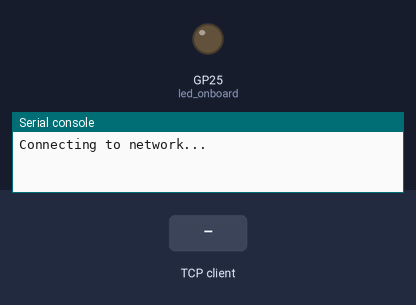
Simulated run of this program. Board: Raspberry Pi Pico running MicroPython. On the bench: output pins drawn as LEDs (lit = HIGH), the last lines printed to the serial console. Inputs (shaded band) come from the test bench. WiFi joins after 1.5 s; one TCP client connects 1 s after the port opens and stays connected; threads take turns every 2 ms.

Above: at 0.11 s.
At 2.7 s:
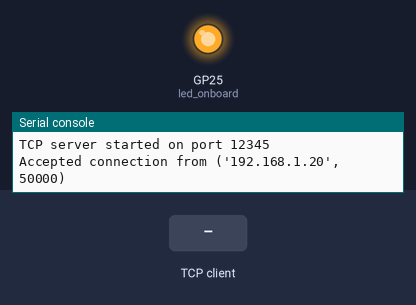
2.8 s: the TCP client sends "1"
4.3 s: the TCP client sends "on"
5.8 s: the TCP client sends "off"
Timing chart, 0 to 8.8 s (numbered marks = the images above; inputs shaded):
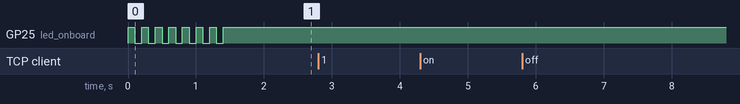

The program:

06_RP_WiFi_TCP_Server.py
```python
import machine
import network
import time
import usocket as socket
import _thread as thread

led_onboard = machine.Pin('LED', machine.Pin.OUT)
ssid = "DDTSW_Classroom_1"
password = "11111111"
server_port = 12345  # TCP Server Port No.

def wifi_connect():
    wlan = network.WLAN(network.STA_IF)
    wlan.active(True)

    if not wlan.isconnected():
        print("Connecting to network...")
        wlan.connect(ssid, password)

        while not wlan.isconnected():
            led_onboard.toggle()
            time.sleep_ms(100)

        print(f"Connected to {ssid} successfully!")
        print('Network Config :', wlan.ifconfig())
        led_onboard.value(1)
        return True
    else:
        print("Already connected to network:", wlan.ifconfig())
        return True

def handle_client(client_socket):
    while True:
        try:
            data = client_socket.recv(1024)
            if not data:
                break
            print("Received data:", data.decode('utf-8'))
            # time.sleep_ms(1)
        except Exception as e:
            print("Error:", e)
            break
    client_socket.close()

def main():
    if wifi_connect():
        server_socket = socket.socket(socket.AF_INET, socket.SOCK_STREAM)
        server_socket.bind(('0.0.0.0', server_port))
        server_socket.listen(1)  # Max. 1 - RP Pico W has 2 Cores

        print("TCP server started on port", server_port)

        while True:
            try:
                client_socket, addr = server_socket.accept()
                print("Accepted connection from", addr)
                thread.start_new_thread(handle_client, (client_socket,))
                response = "<RP_PI_PICO TCP Server!>"
                client_socket.send(response.encode('utf-8'))
            except Exception as e:
                print("Error:", e)

if __name__ == "__main__":
    main()
```
